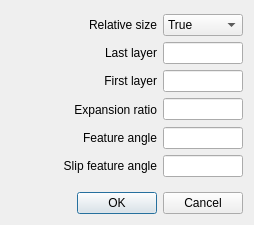
<?xml version="1.0" encoding="UTF-8"?>
<ui version="4.0">
 <class>W_MeshSurfaceRefineGeneral</class>
 <widget class="QDialog" name="W_MeshSurfaceRefineGeneral">
  <property name="geometry">
   <rect>
    <x>0</x>
    <y>0</y>
    <width>254</width>
    <height>225</height>
   </rect>
  </property>
  <property name="windowTitle">
   <string>Mesh refine general</string>
  </property>
  <layout class="QVBoxLayout" name="verticalLayout">
   <item>
    <widget class="QFrame" name="frame_90">
     <property name="frameShape">
      <enum>QFrame::NoFrame</enum>
     </property>
     <property name="frameShadow">
      <enum>QFrame::Raised</enum>
     </property>
     <layout class="QVBoxLayout" name="verticalLayout_82">
      <property name="spacing">
       <number>0</number>
      </property>
      <property name="leftMargin">
       <number>0</number>
      </property>
      <property name="topMargin">
       <number>0</number>
      </property>
      <property name="rightMargin">
       <number>0</number>
      </property>
      <property name="bottomMargin">
       <number>6</number>
      </property>
      <item>
       <widget class="QFrame" name="frame_100">
        <property name="sizePolicy">
         <sizepolicy hsizetype="Expanding" vsizetype="Preferred">
          <horstretch>0</horstretch>
          <verstretch>0</verstretch>
         </sizepolicy>
        </property>
        <property name="frameShape">
         <enum>QFrame::NoFrame</enum>
        </property>
        <property name="frameShadow">
         <enum>QFrame::Raised</enum>
        </property>
        <layout class="QHBoxLayout" name="horizontalLayout_31">
         <property name="spacing">
          <number>6</number>
         </property>
         <property name="margin">
          <number>0</number>
         </property>
         <item>
          <widget class="QLabel" name="label_52">
           <property name="sizePolicy">
            <sizepolicy hsizetype="Expanding" vsizetype="Preferred">
             <horstretch>0</horstretch>
             <verstretch>0</verstretch>
            </sizepolicy>
           </property>
           <property name="text">
            <string>Relative size</string>
           </property>
           <property name="alignment">
            <set>Qt::AlignRight|Qt::AlignTrailing|Qt::AlignVCenter</set>
           </property>
          </widget>
         </item>
         <item>
          <widget class="QComboBox" name="cbx_Relative_Surface_General">
           <property name="minimumSize">
            <size>
             <width>80</width>
             <height>0</height>
            </size>
           </property>
           <item>
            <property name="text">
             <string>True</string>
            </property>
           </item>
           <item>
            <property name="text">
             <string>False</string>
            </property>
           </item>
          </widget>
         </item>
        </layout>
       </widget>
      </item>
      <item>
       <widget class="QFrame" name="frame_99">
        <property name="frameShape">
         <enum>QFrame::NoFrame</enum>
        </property>
        <property name="frameShadow">
         <enum>QFrame::Raised</enum>
        </property>
        <layout class="QHBoxLayout" name="horizontalLayout_30">
         <property name="spacing">
          <number>6</number>
         </property>
         <property name="margin">
          <number>0</number>
         </property>
         <item>
          <widget class="QLabel" name="label_51">
           <property name="sizePolicy">
            <sizepolicy hsizetype="Expanding" vsizetype="Preferred">
             <horstretch>0</horstretch>
             <verstretch>0</verstretch>
            </sizepolicy>
           </property>
           <property name="text">
            <string>Last layer</string>
           </property>
           <property name="alignment">
            <set>Qt::AlignRight|Qt::AlignTrailing|Qt::AlignVCenter</set>
           </property>
          </widget>
         </item>
         <item>
          <widget class="QLineEdit" name="txt_Final_Surface_General">
           <property name="maximumSize">
            <size>
             <width>80</width>
             <height>16777215</height>
            </size>
           </property>
          </widget>
         </item>
        </layout>
       </widget>
      </item>
      <item>
       <widget class="QFrame" name="frame_98">
        <property name="frameShape">
         <enum>QFrame::NoFrame</enum>
        </property>
        <property name="frameShadow">
         <enum>QFrame::Raised</enum>
        </property>
        <layout class="QHBoxLayout" name="horizontalLayout_29">
         <property name="spacing">
          <number>6</number>
         </property>
         <property name="margin">
          <number>0</number>
         </property>
         <item>
          <widget class="QLabel" name="label_50">
           <property name="sizePolicy">
            <sizepolicy hsizetype="Expanding" vsizetype="Preferred">
             <horstretch>0</horstretch>
             <verstretch>0</verstretch>
            </sizepolicy>
           </property>
           <property name="text">
            <string>First layer</string>
           </property>
           <property name="alignment">
            <set>Qt::AlignRight|Qt::AlignTrailing|Qt::AlignVCenter</set>
           </property>
          </widget>
         </item>
         <item>
          <widget class="QLineEdit" name="txt_Layer_Surface_General">
           <property name="maximumSize">
            <size>
             <width>80</width>
             <height>16777215</height>
            </size>
           </property>
          </widget>
         </item>
        </layout>
       </widget>
      </item>
      <item>
       <widget class="QFrame" name="frame_97">
        <property name="frameShape">
         <enum>QFrame::NoFrame</enum>
        </property>
        <property name="frameShadow">
         <enum>QFrame::Raised</enum>
        </property>
        <layout class="QHBoxLayout" name="horizontalLayout_28">
         <property name="spacing">
          <number>6</number>
         </property>
         <property name="margin">
          <number>0</number>
         </property>
         <item>
          <widget class="QLabel" name="label_49">
           <property name="sizePolicy">
            <sizepolicy hsizetype="Expanding" vsizetype="Preferred">
             <horstretch>0</horstretch>
             <verstretch>0</verstretch>
            </sizepolicy>
           </property>
           <property name="text">
            <string>Expansion ratio</string>
           </property>
           <property name="alignment">
            <set>Qt::AlignRight|Qt::AlignTrailing|Qt::AlignVCenter</set>
           </property>
          </widget>
         </item>
         <item>
          <widget class="QLineEdit" name="txt_Expansion_Surface_General">
           <property name="maximumSize">
            <size>
             <width>80</width>
             <height>16777215</height>
            </size>
           </property>
          </widget>
         </item>
        </layout>
       </widget>
      </item>
      <item>
       <widget class="QFrame" name="frame_101">
        <property name="frameShape">
         <enum>QFrame::NoFrame</enum>
        </property>
        <property name="frameShadow">
         <enum>QFrame::Raised</enum>
        </property>
        <layout class="QHBoxLayout" name="horizontalLayout_32">
         <property name="spacing">
          <number>6</number>
         </property>
         <property name="margin">
          <number>0</number>
         </property>
         <item>
          <widget class="QLabel" name="label_53">
           <property name="sizePolicy">
            <sizepolicy hsizetype="Expanding" vsizetype="Preferred">
             <horstretch>0</horstretch>
             <verstretch>0</verstretch>
            </sizepolicy>
           </property>
           <property name="text">
            <string>Feature angle</string>
           </property>
           <property name="alignment">
            <set>Qt::AlignRight|Qt::AlignTrailing|Qt::AlignVCenter</set>
           </property>
          </widget>
         </item>
         <item>
          <widget class="QLineEdit" name="txt_FeatureAngel_Surface_General">
           <property name="maximumSize">
            <size>
             <width>80</width>
             <height>16777215</height>
            </size>
           </property>
          </widget>
         </item>
        </layout>
       </widget>
      </item>
      <item>
       <widget class="QFrame" name="frame_102">
        <property name="frameShape">
         <enum>QFrame::NoFrame</enum>
        </property>
        <property name="frameShadow">
         <enum>QFrame::Raised</enum>
        </property>
        <layout class="QHBoxLayout" name="horizontalLayout_33">
         <property name="spacing">
          <number>6</number>
         </property>
         <property name="margin">
          <number>0</number>
         </property>
         <item>
          <widget class="QLabel" name="label_54">
           <property name="sizePolicy">
            <sizepolicy hsizetype="Expanding" vsizetype="Preferred">
             <horstretch>0</horstretch>
             <verstretch>0</verstretch>
            </sizepolicy>
           </property>
           <property name="text">
            <string>Slip feature angle</string>
           </property>
           <property name="alignment">
            <set>Qt::AlignRight|Qt::AlignTrailing|Qt::AlignVCenter</set>
           </property>
          </widget>
         </item>
         <item>
          <widget class="QLineEdit" name="txt_SlipFeatureAngel_Surface_General">
           <property name="maximumSize">
            <size>
             <width>80</width>
             <height>16777215</height>
            </size>
           </property>
          </widget>
         </item>
        </layout>
       </widget>
      </item>
     </layout>
    </widget>
   </item>
   <item>
    <widget class="QDialogButtonBox" name="buttonBox">
     <property name="orientation">
      <enum>Qt::Horizontal</enum>
     </property>
     <property name="standardButtons">
      <set>QDialogButtonBox::Cancel|QDialogButtonBox::Ok</set>
     </property>
    </widget>
   </item>
  </layout>
 </widget>
 <resources/>
 <connections>
  <connection>
   <sender>buttonBox</sender>
   <signal>accepted()</signal>
   <receiver>W_MeshSurfaceRefineGeneral</receiver>
   <slot>accept()</slot>
   <hints>
    <hint type="sourcelabel">
     <x>248</x>
     <y>254</y>
    </hint>
    <hint type="destinationlabel">
     <x>157</x>
     <y>274</y>
    </hint>
   </hints>
  </connection>
  <connection>
   <sender>buttonBox</sender>
   <signal>rejected()</signal>
   <receiver>W_MeshSurfaceRefineGeneral</receiver>
   <slot>reject()</slot>
   <hints>
    <hint type="sourcelabel">
     <x>316</x>
     <y>260</y>
    </hint>
    <hint type="destinationlabel">
     <x>286</x>
     <y>274</y>
    </hint>
   </hints>
  </connection>
 </connections>
</ui>
